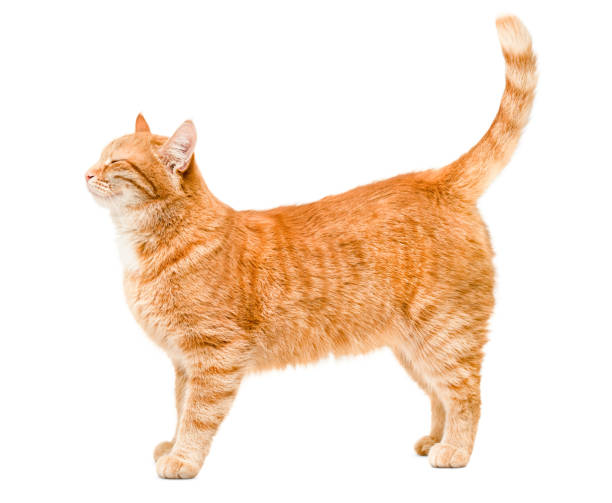
#> input picture Notebook/cat01.jpg, 612 x 503 px
$ jupyter execute 4_Dars.ipynb
#> lines starting #> are read from the running program, lines starting #| are printed output that depends on the picture; long printed decimals are rounded
# Image to Images

[cell 1]
from PIL import Image

img = Image.open("cat01.jpg")
#> img is the input picture: PIL image 612x503 RGB; mean R, G, B 248.2, 229.7, 213.5
img.show()

[cell 2]
image_files = ["cat01.jpg", "cat02.jpg", "dog01.jpg", "dog02.jpg"]

for file in image_files:
    img = Image.open(file)
    print(file, img.size)
#| cat01.jpg (612, 503)
    img.show()

# Imagelarni tartiblash

[cell 3]
import os

folders = [
    "dataset/train/cats",
    "dataset/train/dogs",
    "dataset/train/pencils",
    "dataset/train/notebooks"
]
#> folders = ['dataset/train/cats', 'dataset/train/dogs', 'dataset/train/pencils', 'dataset/train/notebooks']

for folder in folders:
    os.makedirs(folder, exist_ok=True)
#> this loop made 4 passes

print("Folders created successfully.")

[cell 4]
import os
import shutil

files_to_copy = {
    "cat01.jpg": "dataset/train/cats/cat01.jpg",
    "cat02.jpg": "dataset/train/cats/cat02.jpg",
    "dog01.jpg": "dataset/train/dogs/dog01.jpg",
    "dog02.jpg": "dataset/train/dogs/dog02.jpg"
}

for src, dst in files_to_copy.items():
    shutil.copy(src, dst)

print("Images copied successfully.")

[cell 5]
import os

train_path = "dataset/train"

classes = os.listdir(train_path)
#> classes = ['cats', 'dogs', 'notebooks', 'pencils']

print("Classes found:", classes)
#| Classes found: ['cats', 'dogs', 'notebooks', 'pencils']

# Image -> Label

[cell 6]
samples = [
    ("cat01.jpg", 0),
    ("cat02.jpg", 1),
    ("pen.jpeg", 2),
    ("pencil.jpeg", 3)
]

print("First sample:", samples[0])

[cell 7]
samples = [
    {"image": "cat01.jpg", "label": 0},
    {"image": "cat02.jpg", "label": 1},
    {"image": "dog01.jpg", "label": 2},
    {"image": "dog02.jpg", "label": 3}
]

print("First sample:", samples[0])

# Preprocessing= Transforms

[cell 8]
from PIL import Image

samples = [
    ("cat01.jpg", 0),
    ("cat02.jpg", 1),
    ("dog01.jpg", 2),
    ("dog02.jpg", 3)
]

image_file, label = samples[0]

img = Image.open(image_file)
print("Original image:", image_file)
print("Original size:", img.size)
#| Original size: (612, 503)
print("Label:", label)

resized_img = img.resize((128, 128))
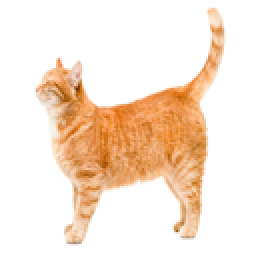
#> resized_img: PIL image 128x128 RGB (shown 2 times larger); mean R, G, B 248.2, 229.7, 213.4
print("Resized size:", resized_img.size)
#| Resized size: (128, 128)

resized_img.show()

[cell 9]
from PIL import Image
import matplotlib.pyplot as plt

samples = [
    ("cat01.jpg", 0),
    ("cat02.jpg", 1),
    ("dog01.jpg", 2),
    ("dog02.jpg", 3)
]

image_file, label = samples[0]

img = Image.open(image_file)
resized_img = img.resize((128, 128))

print("Image file:", image_file)
print("Label:", label)
print("Original size:", img.size)
#| Original size: (612, 503)
print("Resized size:", resized_img.size)
#| Resized size: (128, 128)

plt.figure(figsize=(8, 4))

plt.subplot(1, 2, 1)
plt.imshow(img)
plt.title(f"Original\n{img.size}")
plt.axis("off")

plt.subplot(1, 2, 2)
plt.imshow(resized_img)
plt.title(f"Resized\n{resized_img.size}")
plt.axis("off")

plt.show()
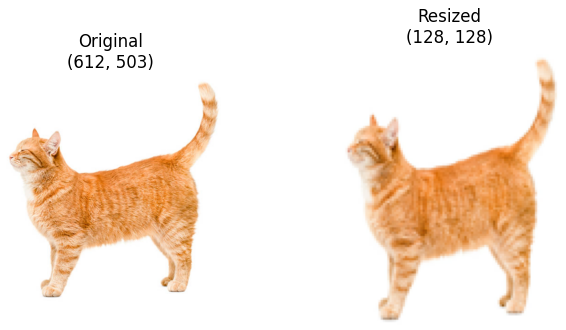
#> figure drawn by matplotlib, 2 panels

# Crop

[cell 10]
cropped_img = img.crop((50, 30, 200, 150))
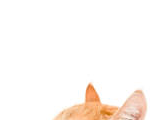
#> cropped_img: PIL image 150x120 RGB; mean R, G, B 253.4, 248, 243.9
# (left, top, right, bottom)

print("Original size:", img.size)
#| Original size: (612, 503)
print("Cropped size:", cropped_img.size)
#| Cropped size: (150, 120)

plt.imshow(cropped_img)
plt.title("Crop Transform")
plt.axis("off")
plt.show()

# Rotate

[cell 11]
rotated_img = img.rotate(45)
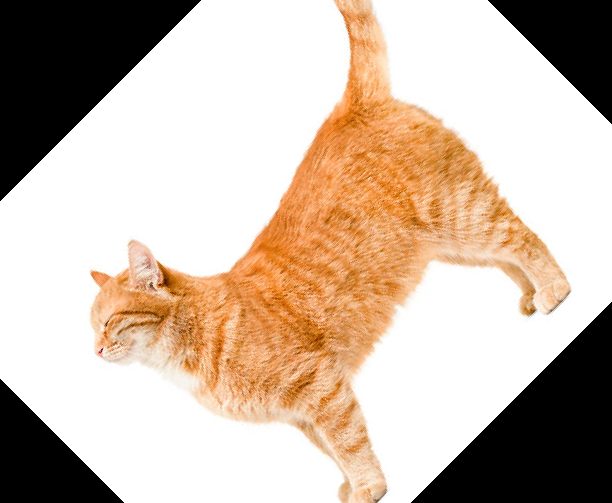
#> rotated_img: PIL image 612x503 RGB; mean R, G, B 202, 183.9, 168

plt.imshow(rotated_img)
plt.title("Rotate Transform (45 degrees)")
plt.axis("off")
plt.show()

# # Gorizantal flip

[cell 12]
flipped_img = img.transpose(Image.FLIP_LEFT_RIGHT)
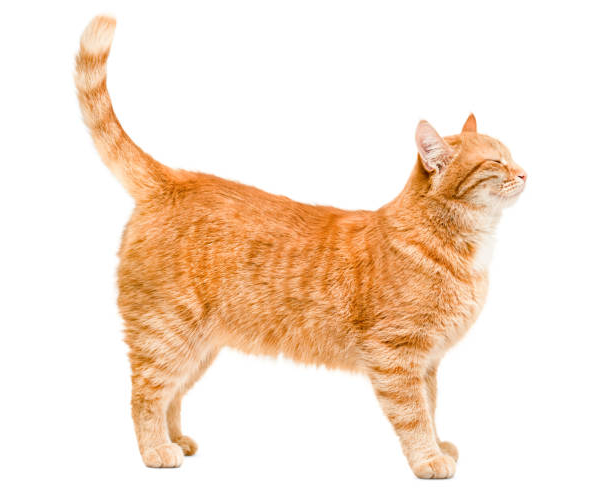
#> flipped_img: PIL image 612x503 RGB; mean R, G, B 248.2, 229.7, 213.5

plt.imshow(flipped_img)
plt.title("Horizontal Flip Transform")
plt.axis("off")
plt.show()

# Vertical Flip

[cell 13]
vertical_flip_img = img.transpose(Image.FLIP_TOP_BOTTOM)
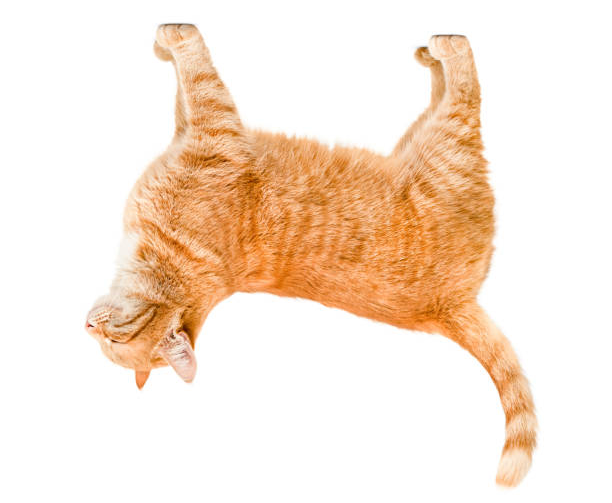
#> vertical_flip_img: PIL image 612x503 RGB; mean R, G, B 248.2, 229.7, 213.5

plt.imshow(vertical_flip_img)
plt.title("Vertical Flip Transform")
plt.axis("off")
plt.show()

# Grayscale transform

[cell 14]
gray_img = img.convert("L")
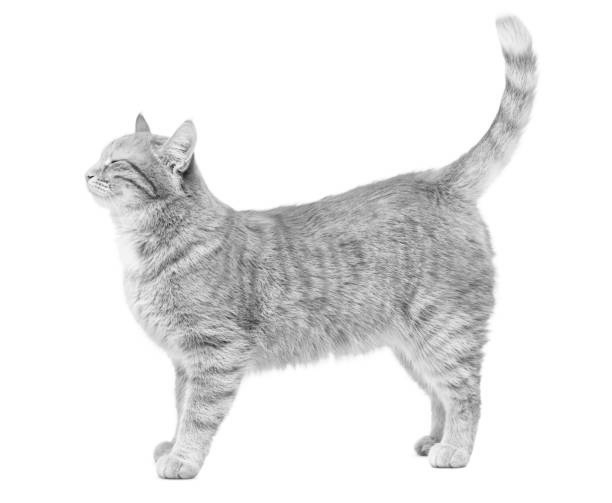
#> gray_img: PIL image 612x503 L; min 33, max 255, mean 233.4

print("Grayscale size:", gray_img.size)
#| Grayscale size: (612, 503)

plt.imshow(gray_img, cmap="gray")
plt.title("Grayscale Transform")
plt.axis("off")
plt.show()

# RGB to numpy

[cell 15]
import numpy as np
img_array = np.array(img)

print("Array shape:", img_array.shape)
#| Array shape: (503, 612, 3)
print("Array type:", type(img_array))
#| Array type: <class 'numpy.ndarray'>

plt.imshow(img_array)
plt.title("Image as NumPy Array")
plt.axis("off")
plt.show()

# Normalization

[cell 16]
img_array = np.array(img).astype(np.float32) / 255.0

print("Min value:", img_array.min())
#| Min value: 0.0
print("Max value:", img_array.max())
#| Max value: 1.0
print("Shape:", img_array.shape)
#| Shape: (503, 612, 3)

plt.imshow(img_array)
plt.title("Normalized Image (0 to 1)")
plt.axis("off")
plt.show()

# Resize + Grayscale + Normalize Together

[cell 17]
img = Image.open(image_file)

img = img.resize((128, 128))


img = img.convert("L")
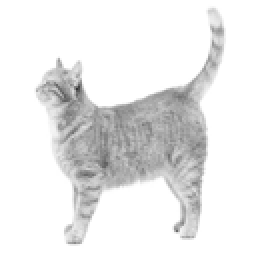
#> img: PIL image 128x128 L (shown 2 times larger); min 50, max 255, mean 233.4

img_array = np.array(img).astype(np.float32)
#> img_array: shape (128, 128) float32

img_array = img_array / 255.0

print("Final shape:", img_array.shape)
#| Final shape: (128, 128)
print("Min:", img_array.min())
#| Min: 0.1961
print("Max:", img_array.max())
#| Max: 1.0

plt.imshow(img_array, cmap="gray")
plt.title("Resize + Grayscale + Normalize")
plt.axis("off")
plt.show()

[cell 18]
from PIL import Image
import numpy as np
import matplotlib.pyplot as plt

samples = [
    ("cat01.jpg", 0),
    ("cat02.jpg", 1),
    ("dog01.jpg", 2),
    ("dog02.jpg", 3)
]

image_file, label = samples[0]
img = Image.open(image_file)

resized_img = img.resize((128, 128))
cropped_img = img.crop((50, 30, 200, 150))
rotated_img = img.rotate(45)
flipped_img = img.transpose(Image.FLIP_LEFT_RIGHT)
gray_img = img.convert("L")

plt.figure(figsize=(14, 8))

plt.subplot(2, 3, 1)
plt.imshow(img)
plt.title("Original")
plt.axis("off")

plt.subplot(2, 3, 2)
plt.imshow(resized_img)
plt.title("Resize")
plt.axis("off")

plt.subplot(2, 3, 3)
plt.imshow(cropped_img)
plt.title("Crop")
plt.axis("off")

plt.subplot(2, 3, 4)
plt.imshow(rotated_img)
plt.title("Rotate")
plt.axis("off")

plt.subplot(2, 3, 5)
plt.imshow(flipped_img)
plt.title("Flip")
plt.axis("off")

plt.subplot(2, 3, 6)
plt.imshow(gray_img, cmap="gray")
plt.title("Grayscale")
plt.axis("off")

plt.suptitle(f"Transforms Example: {image_file}, Label={label}", fontsize=14)
plt.show()
